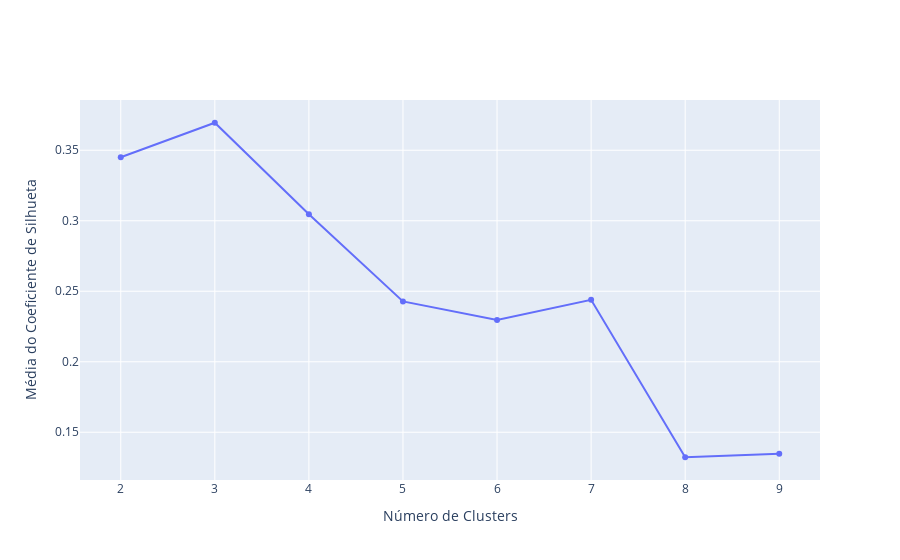

The cell this chart's notebook holds for it:
### Code cell
fig = go.Figure()

fig.add_trace(
  go.Scatter(
    x=list(range(2, 10)),
    y=silhouette_values
  )
)

fig.update_layout(
  dict(
    xaxis_title = 'Número de Clusters',
    yaxis_title = 'Média do Coeficiente de Silhueta'
  )
)

fig.show()

### Figure 1 — Plotly figure (JSON) as saved in the notebook; plotly's stock layout.template omitted (floating-point values rounded to 4 significant figures)
{"data": [{"type": "scatter", "x": [2, 3, 4, 5, 6, 7, 8, 9], "y": [0.345, 0.3695, 0.3046, 0.2428, 0.2296, 0.2439, 0.1323, 0.1348]}], "layout": {"xaxis": {"title": {"text": "Número de Clusters"}}, "yaxis": {"title": {"text": "Média do Coeficiente de Silhueta"}}}}
